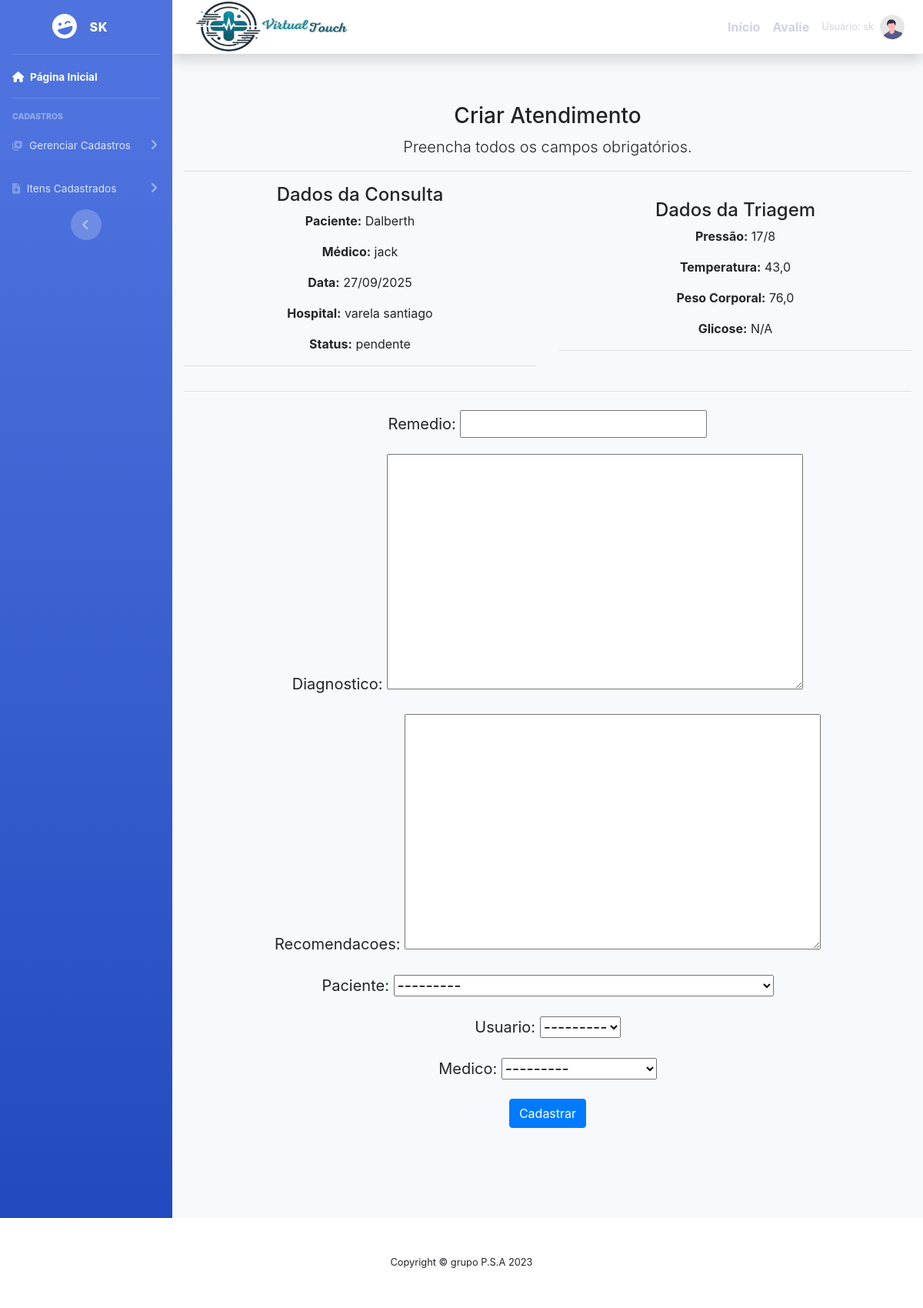
Before: /cadastrar/atendimento/2/ (signed in) with the older database file.
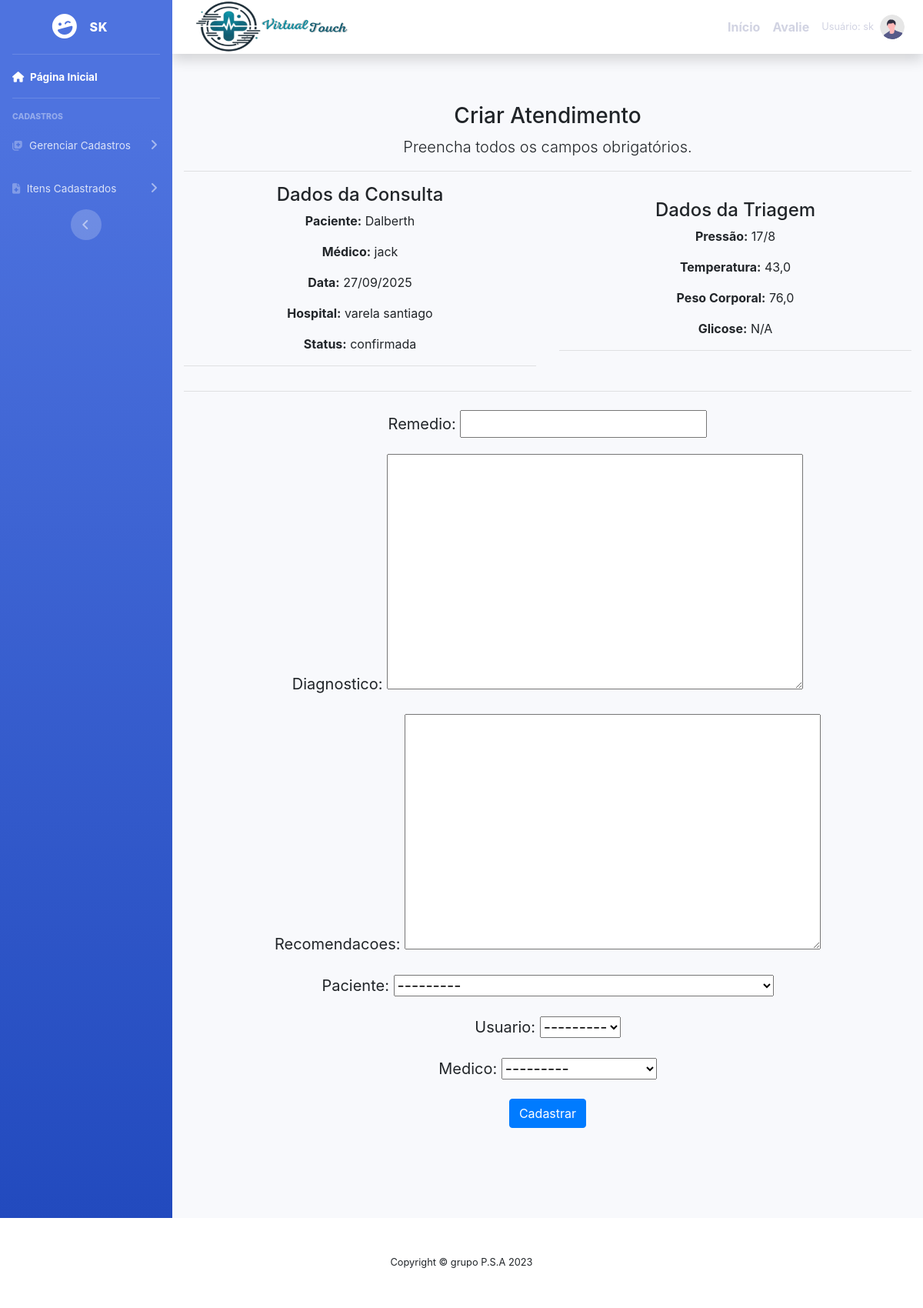
After: the same page with the newer database file.
### cadastros/models.py (models this page shows, shortened)
class Consulta(models.Model):
    usuario  = models.ForeignKey(User, on_delete=models.PROTECT)
    nome ="consulta"
    paciente = models.ForeignKey(Paciente,on_delete = models.PROTECT)
    data = models.CharField (verbose_name='data', max_length = 10)
    medico = models.ForeignKey (Medico, on_delete=models.PROTECT)
    hospital = models.ForeignKey(Hospital, on_delete=models.PROTECT)
    status = models.CharField( verbose_name ='status' ,max_length=20,  null =True ,blank = True )

class Paciente(models.Model):
    usuario  = models.ForeignKey(User, on_delete=models.PROTECT)
    nome = models.CharField(max_length=50)
    telefone = models.CharField (verbose_name='telefone', max_length=11)
    numero_sus = models.CharField (verbose_name='numero_sus', max_length=15)
    cpf = models.CharField(verbose_name='cpf', max_length=11, null=True, blank=True)
    hospital = models.ForeignKey(Hospital, on_delete=models.PROTECT)
    descricao = models.CharField(max_length=150, verbose_name="descricao")
    sintomas = models.CharField(max_length=150, verbose_name="sintomas")
    doença_cronica = models.CharField(max_length=150, verbose_name="doença_cronica", null =True ,blank = True)
    idade = models.IntegerField (verbose_name='idade')
    usuario = models.ForeignKey(User, related_name='pacientes', on_delete=models.CASCADE)
    usuario_cadastrador = models.ForeignKey(User, related_name='pacientes_cadastrados', on_delete=models.CASCADE)
    def __str__(self):
        return "{} ({})".format(self.nome , self.sintomas)

class Medico(models.Model):
    usuario  = models.ForeignKey(User, on_delete=models.PROTECT)
    numero = models.IntegerField(verbose_name="Número de telefone")
    nome = models.CharField(max_length=50, verbose_name=" nome")
    cpf = models.CharField(max_length = 11 ,verbose_name=" cpf ")
    especificacao = models.CharField(max_length=150)
    hospital = models.ForeignKey(Hospital, on_delete=models.PROTECT)
    def __str__(self):
        return "{} ({})".format( self.nome, self. especificacao)

class Hospital(models.Model):
    usuario = models.ForeignKey(User, on_delete=models.PROTECT)
    nome = models.CharField(max_length=50)
    descricao = models.CharField(max_length=150,
        verbose_name="descricao")

### cadastros/views.py (the view, shortened to what this page needs)
# urls.py: path('cadastrar/atendimento/<int:paciente_pk>/', AtendimentoCreate.as_view(),
class AtendimentoCreate(GroupRequiredMixin, CreateView):
    group_required = u'Medico'
    login_url = reverse_lazy('login')
    model = Atendimento
    fields = ['remedio', 'diagnostico', 'recomendacoes','paciente','usuario','medico']
    template_name = 'form2.html'
    success_url = reverse_lazy('listar-atendimentos')
    def get_context_data(self, **kwargs):
        context = super().get_context_data(**kwargs)
        paciente_pk = self.kwargs['paciente_pk']
        paciente = get_object_or_404(Paciente, id=paciente_pk)
        context['paciente'] = paciente
        context['consultas'] = Consulta.objects.filter(paciente=paciente)
        context['triagens'] = Triagem.objects.filter(paciente=paciente)
        context['Titulo'] = 'Criar Atendimento'
        return context

### cadastros/templates/form2.html (shortened to what this page needs)
{% extends 'modelo.html' %}
{% load static %}
{% block conteudo %}
<div class="container">
    <h3>{{ Titulo }}</h3>
    <p class="lead">Preencha todos os campos obrigatórios.</p>
    <hr>
    <div class="row">
        <div class="col-md-6">
            <h4>Dados da Consulta</h4>
            {% for consulta in consultas %}
                <div class="consulta-item">
                    <p><strong>Paciente:</strong> {{ consulta.paciente.nome|default:"N/A" }}</p>
                    <p><strong>Médico:</strong> {{ consulta.medico.nome|default:"N/A" }}</p>
                    <p><strong>Data:</strong> {{ consulta.data|default:"N/A" }}</p>
                    <p><strong>Hospital:</strong> {{ consulta.hospital.nome|default:"N/A" }}</p>
                    <p><strong>Status:</strong> {{ consulta.status|default:"N/A" }}</p>
                </div>
                <hr>
            {% empty %}
                <p>Nenhuma consulta encontrada.</p>
            {% endfor %}
        </div>
        <div class="col-md-6">
            <h4>Dados da Triagem</h4>
            {% for triagem in triagens %}
                <div class="triagem-item">
                    <p><strong>Pressão:</strong> {{ triagem.pressao|default:"N/A" }}</p>
                    <p><strong>Temperatura:</strong> {{ triagem.temperatura|default:"N/A" }}</p>
                    <p><strong>Peso Corporal:</strong> {{ triagem.peso|default:"N/A" }}</p>
                    <p><strong>Glicose:</strong> {{ triagem.glicose|default:"N/A" }}</p>
                </div>
                <hr>
            {% empty %}
                <p>Nenhuma triagem encontrada.</p>
            {% endfor %}
        </div>
    </div>
    <hr>
    <form action="" method="post" class="form-control-lg">
        {{ form.as_p }}
        <button type="submit" class="btn btn-primary">Cadastrar</button>
    </form>
</div>
{% endblock %}

Changed rows visible on the page:
changed Consulta "Dalberth": status "pendente" → "confirmada"
